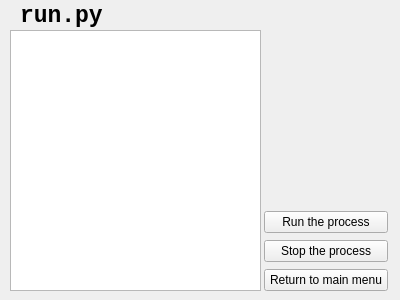
<?xml version="1.0" encoding="UTF-8"?>
<ui version="4.0">
 <class>DecFuzzer</class>
 <widget class="QWidget" name="DecFuzzer">
  <property name="geometry">
   <rect>
    <x>0</x>
    <y>0</y>
    <width>400</width>
    <height>300</height>
   </rect>
  </property>
  <property name="windowTitle">
   <string>Form</string>
  </property>
  <widget class="QLabel" name="label">
   <property name="geometry">
    <rect>
     <x>20</x>
     <y>0</y>
     <width>91</width>
     <height>31</height>
    </rect>
   </property>
   <property name="font">
    <font>
     <family>Consolas</family>
     <pointsize>17</pointsize>
     <weight>75</weight>
     <bold>true</bold>
    </font>
   </property>
   <property name="text">
    <string>run.py</string>
   </property>
  </widget>
  <widget class="QTextBrowser" name="textBrowser">
   <property name="geometry">
    <rect>
     <x>10</x>
     <y>30</y>
     <width>251</width>
     <height>261</height>
    </rect>
   </property>
  </widget>
  <widget class="QWidget" name="">
   <property name="geometry">
    <rect>
     <x>264</x>
     <y>210</y>
     <width>124</width>
     <height>83</height>
    </rect>
   </property>
   <layout class="QVBoxLayout" name="verticalLayout_2">
    <item>
     <widget class="QPushButton" name="pushButton_5">
      <property name="text">
       <string>Run the process</string>
      </property>
     </widget>
    </item>
    <item>
     <widget class="QPushButton" name="pushButton_4">
      <property name="text">
       <string>Stop the process</string>
      </property>
     </widget>
    </item>
    <item>
     <widget class="QPushButton" name="pushButton_3">
      <property name="text">
       <string>Return to main menu</string>
      </property>
     </widget>
    </item>
   </layout>
  </widget>
 </widget>
 <resources/>
 <connections/>
</ui>
